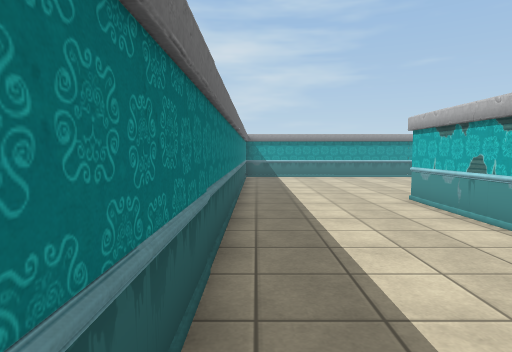
View 1 (above)

20 first-person views from a walk through a 3-D level made in the Unity game engine. The camera is 1.3 m above the floor, tilts 4° down and sees 75° across. The floor is counted in squares, 1 m on a side. Each view is taken from the middle of a square. On the plan, view 1 faces up. The plan holds only what a view shows up to about 14 squares ahead; the rest is blank. Some animated figures are not drawn. Some surface patterns are stand-ins.

View 2
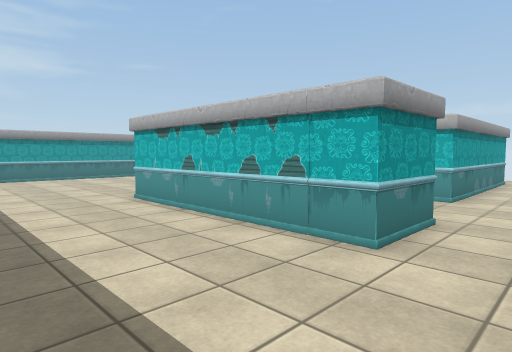

View 3
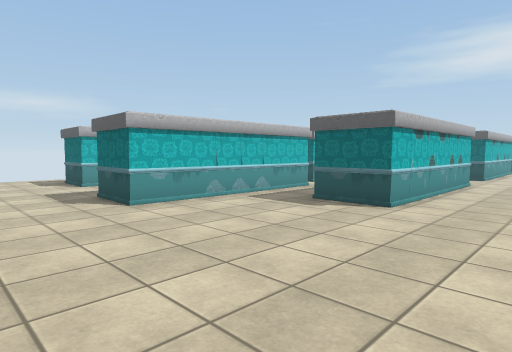

View 4
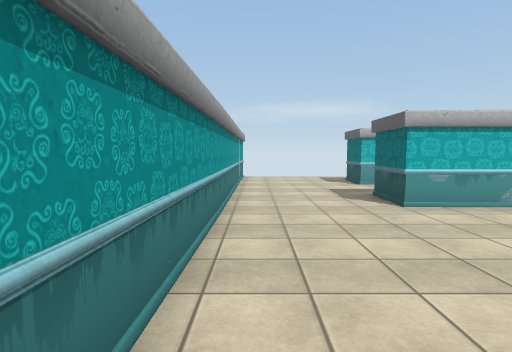

View 5
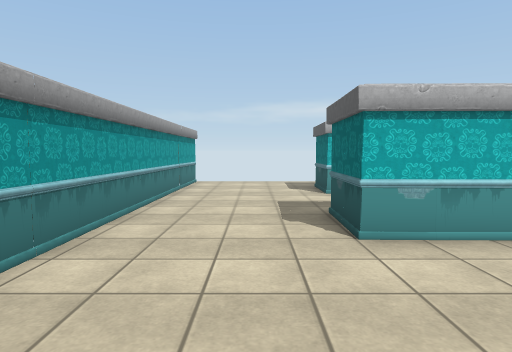

View 6
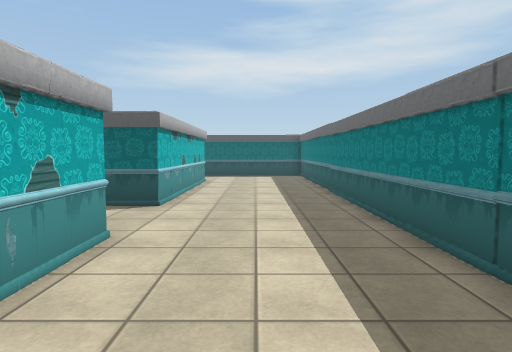

View 7
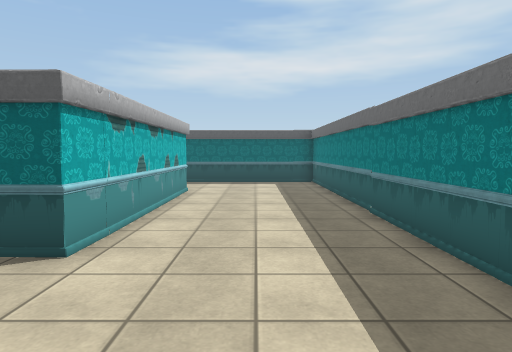

View 8
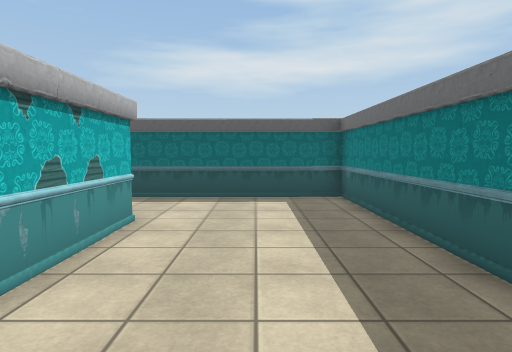

View 9
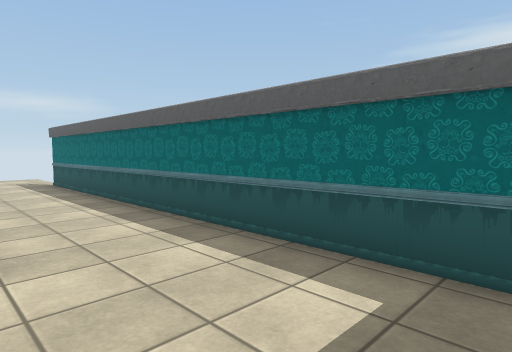

View 10
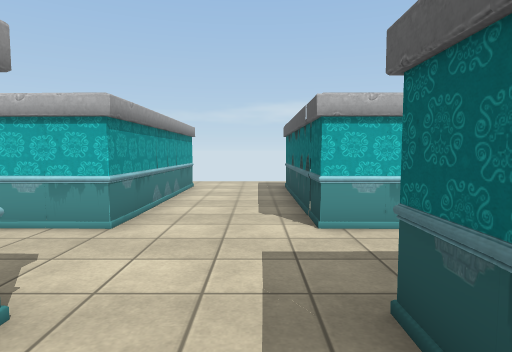

View 11
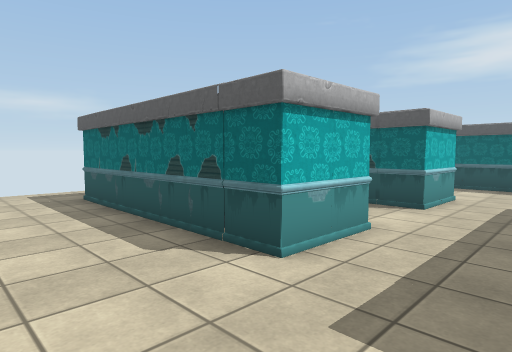

View 12
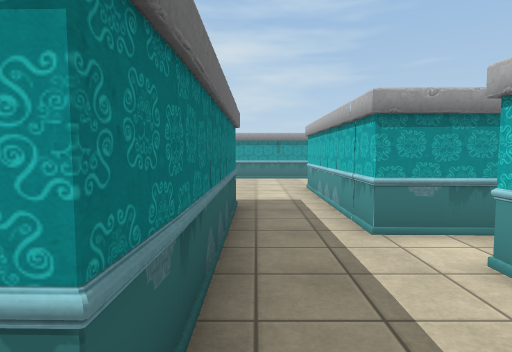

View 13
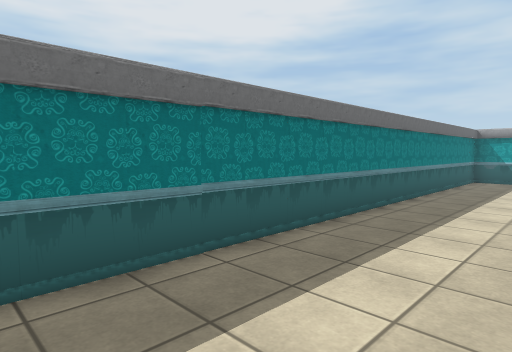

View 14
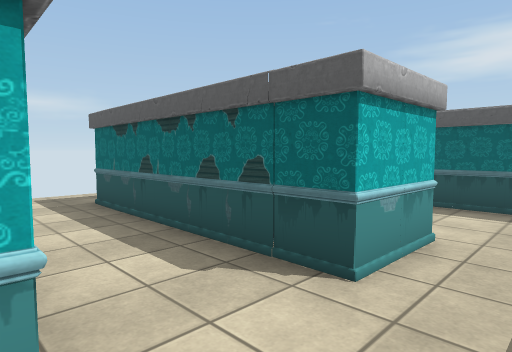

View 15
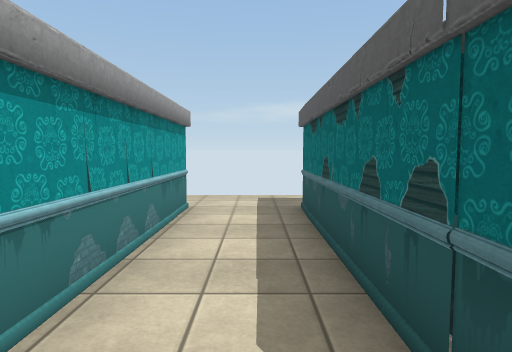

View 16
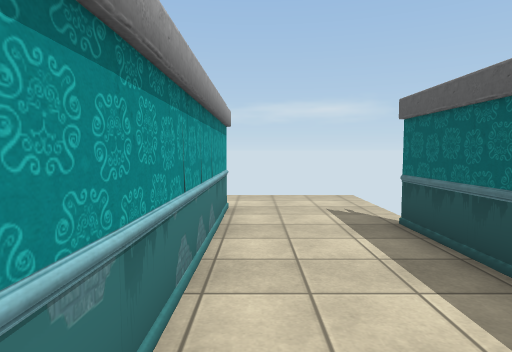

View 17
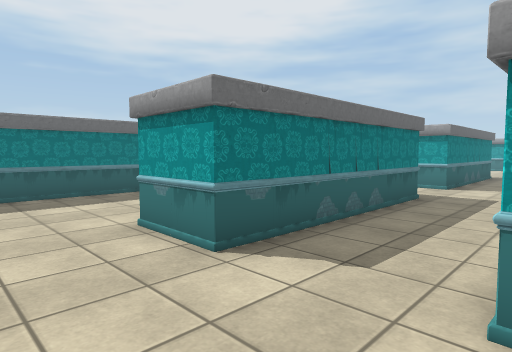

View 18
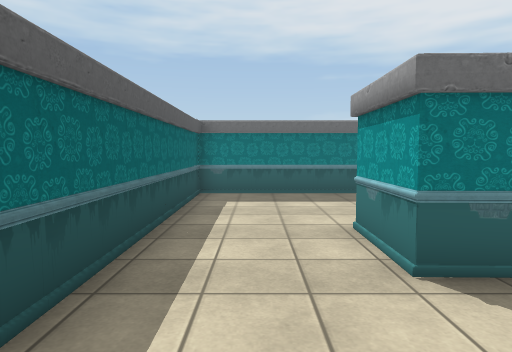

View 19
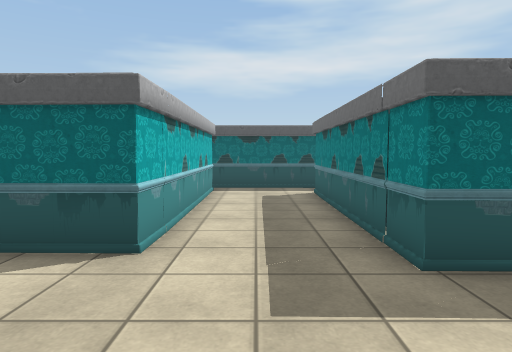

View 20
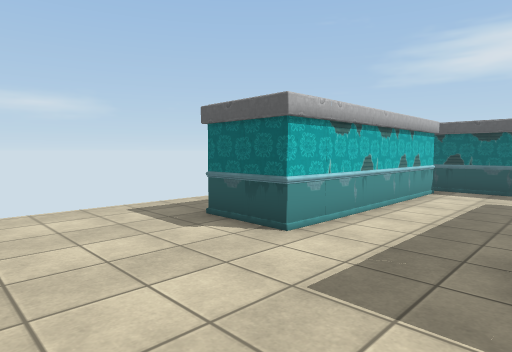

### Floor plan
Points are (right, up) in squares from view 1. A wall is a line through its corners. A room is listed if a view was taken in it or the views show most of it. See-through windows are left out.
Room 1 (views 1, 2, 3, 4, 5, 6, 7, 8, 9, 13, 16, 17, 18, 19, 20)
walls: (8.9, 6.2) (8.9, 13.4) (11.1, 13.4) (11.1, 6.2); (6.6, 8) (6.6, 5.6); (10.7, 4.7) (14.8, 4.7); (4.3, 2) (4.3, 9.2) (6.5, 9.1); (14.4, 5.5) (14.5, 12.8) (16.8, 12.7); (-0.5, 17.4) (-0.5, -11.8) (15.1, -11.7); (6.6, -8.2) (4.3, -8.1) (4.3, -1.1); (18.1, 17.6) (0, 17.9); (16.8, -8.4) (9.5, -8.3)
ways out: opening at (4, 0.5) to room 2; opening at (7.5, 5) to room 2; opening at (8.5, -7.5) to room 2; opening at (18, -8) to room 2; opening at (18, 2) to room 2; gap at (15, -12)
Room 2 (views 10, 11, 12, 14, 15)
walls: (9.6, -3.4) (9.6, -1.1) (16.9, -1.2); (10.8, 6.2) (8.9, 6.2); (10.8, -6.3) (11.3, -6.3); (16.9, 2.4) (9.7, 2.5) (9.7, 4.8); (4.3, -1.1) (6.7, -1.1) (6.6, -8.2); (16.9, -3.4) (11, -3.3); (6.6, 5.6) (6.5, 2) (4.3, 2); (9.5, -8.3) (9.6, -6) (16.9, -6.1)
ways out: opening at (4, 0.5) to room 1; opening at (7.5, 5) to room 1; opening at (8.5, -7.5) to room 1; opening at (18, -8) to room 1; opening at (18, 2) to room 1

Where each view was taken, in squares from view 1:
view 1: 0 up, 0 right, facing up
view 2: 0 up, 0 right, facing up-right
view 3: 17 up, 1 right, facing down-right
view 4: 17 up, 1 right, facing right
view 5: 15 up, 4 right, facing right
view 6: 7 up, 2 right, facing down
view 7: 3 up, 2 right, facing down
view 8: 2 down, 2 right, facing down
view 9: 8 down, 0 right, facing down-right
view 10: 0 up, 4 right, facing right
view 11: 2 up, 7 right, facing down-right
view 12: 1 up, 7 right, facing up
view 13: 1 up, 3 right, facing up-left
view 14: 3 down, 8 right, facing down-right
view 15: 5 down, 9 right, facing right
view 16: 9 down, 9 right, facing right
view 17: 11 down, 10 right, facing up-left
view 18: 10 down, 10 right, facing left
view 19: 17 up, 13 right, facing down
view 20: 17 up, 11 right, facing down-right
